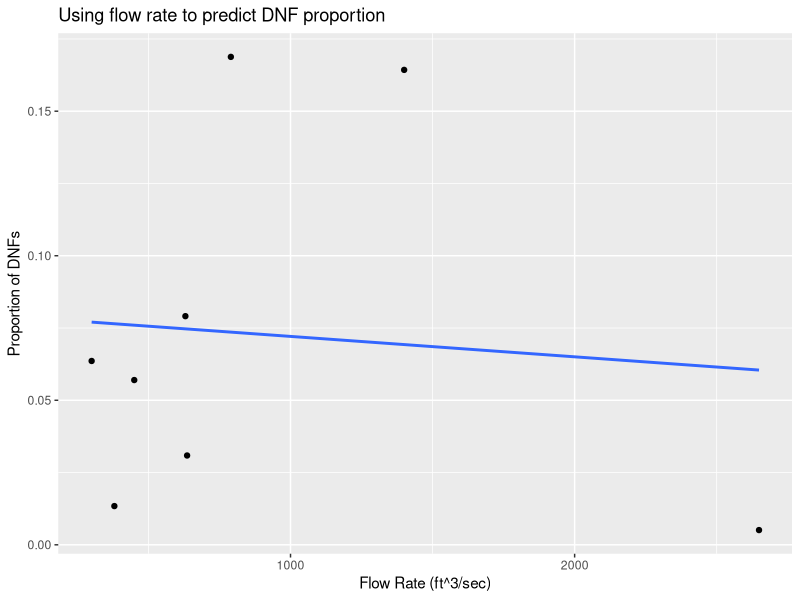
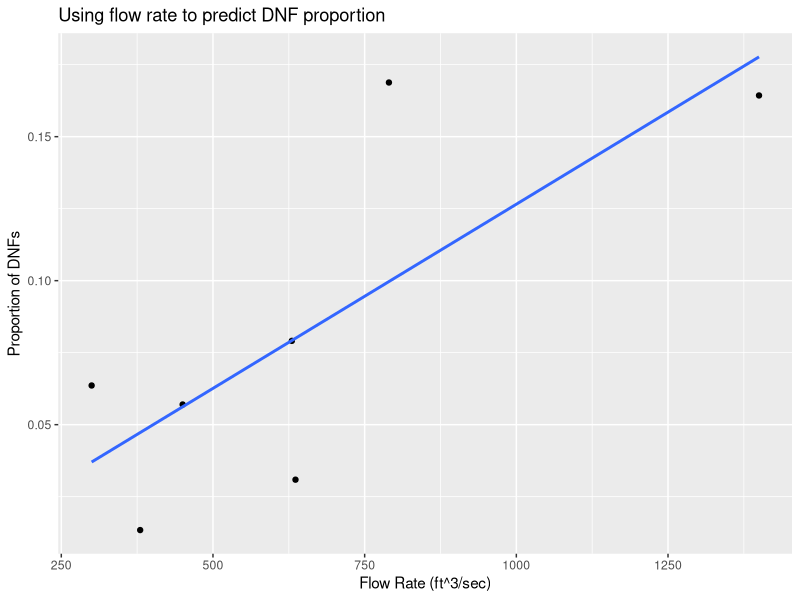

Here is the R script that generated these plots, in order:
## ---- chunk 1
library(tidyverse)

RR_dnf_data <- read_csv("raisin_river_DNF.csv")
## ---- chunk 2
ggplot(RR_dnf_data, aes(x = flow, y = prop_DNF)) +
  geom_point() +
  geom_smooth(method="lm",se=FALSE) +
  labs(x = "Flow Rate (ft^3/sec)",
       y = "Proportion of DNFs",
       title = "Using flow rate to predict DNF proportion")
## ---- chunk 3
dnf_mod <- lm(prop_DNF ~ flow, RR_dnf_data)
summary(dnf_mod)
## ---- chunk 4
sort(hatvalues(dnf_mod),decreasing=TRUE)
## ---- chunk 5
sort(rstandard(dnf_mod),decreasing=TRUE)
## ---- chunk 6
sort(cooks.distance(dnf_mod),decreasing=TRUE)
## ---- chunk 7
RR_dnf_data2 <- RR_dnf_data |> filter(year != 2017)
## ---- chunk 8
ggplot(RR_dnf_data2, aes(x = flow, y = prop_DNF)) +
  geom_point() +
  geom_smooth(method = lm, formula=y~x,se = FALSE) +
  labs(x = "Flow Rate (ft^3/sec)",
       y = "Proportion of DNFs",
       title = "Using flow rate to predict DNF proportion")
## ---- chunk 9
dnf_mod <- lm(prop_DNF ~ flow, RR_dnf_data2)
summary(dnf_mod)
## ---- chunk 10
-0.001338 + (0.0001279*1100)
200 * 0.139352
